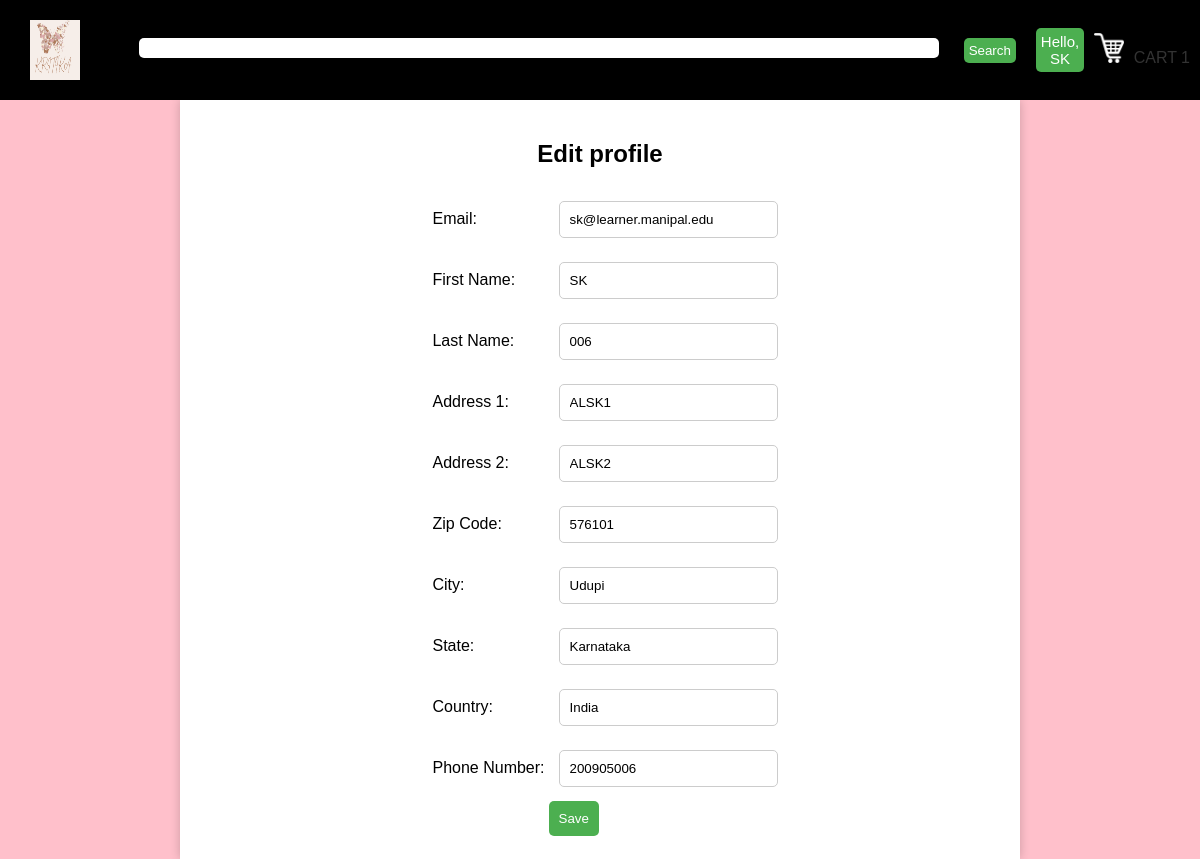
The app's page /account/profile/edit (signed in) with its own data.
### tables this page shows
CREATE TABLE users 
		(userId INTEGER PRIMARY KEY, 
		password TEXT,
		email TEXT UNIQUE,
		firstName TEXT,
		lastName TEXT,
		address1 TEXT,
		address2 TEXT,
		zipcode TEXT,
		city TEXT,
		state TEXT,
		country TEXT, 
		phone TEXT UNIQUE
		);

### main.py (the view)
@app.route("/account/profile/edit")
def editProfile():
	if 'email' not in fl.session:
		return fl.redirect(fl.url_for('root'))
	loggedIn, firstName, noOfItems = getLoginDetails()
	with sqlite3.connect('database.db') as conn:
		cur = conn.cursor()
		cur.execute("SELECT userId, email, firstName, lastName, address1, address2, zipcode, city, state, country, phone FROM users WHERE email = ?", (fl.session['email'], ))
		profileData = cur.fetchone()
	conn.close()
	return fl.render_template("editProfile.html", profileData=profileData, loggedIn=loggedIn, firstName=firstName, noOfItems=noOfItems)

### main.py (called while the page is built)
def getLoginDetails():
	with sqlite3.connect('database.db') as conn:
		cur = conn.cursor()
		if 'email' not in fl.session:
			loggedIn = False
			firstName = ''
			noOfItems = 0
		else:
			loggedIn = True
			cur.execute("SELECT userId, firstName FROM users WHERE email = ?", (fl.session['email'], ))
			userId, firstName = cur.fetchone()
			cur.execute("SELECT count(productId) FROM interestedin WHERE userId = ?", (userId, ))
			noOfItems = cur.fetchone()[0]
	conn.close()
	return (loggedIn, firstName, noOfItems)

### templates/editProfile.html (shortened to what this page needs)
<!DOCTYPE HTML>
<html>
<head>
	<link rel="stylesheet" href={{ url_for('static', filename='css/editProfile.css') }} />
	<link rel="stylesheet" href={{ url_for('static', filename='css/topStyle.css') }} />
</head>
<body>
	<div id="title">
		<a href="/">
			<img id="logo" src= {{ url_for('static', filename='images/logo.png') }} />
		</a>
		<form>
			<input id="searchBox" type="text" name="searchQuery">
			<input id="searchButton" type="submit" value="Search">
		</form>
		{% if not loggedIn %}
			<div id="signInButton">
				<a class="link" href="/loginForm">Sign In</a>
			</div>
		{% else %}
			<div class="dropdown">
				<button class="dropbtn">Hello, <br>{{firstName}}</button>
			</div>
		{% endif %}
		<div id="kart">
			<a class="link" href="/cart">
				<img src={{url_for('static', filename='images/shoppingCart.png')}} id="cartIcon" />
				CART {{noOfItems}}
			</a>
		</div>
	</div>
	<div class="display">
		<h2>Edit profile</h2>
		<form action="/updateProfile" method="POST">
			<table>
				<tr>
					<td>Email:</td>
					<td><input type="email" name="email" value={{profileData[1]}} readonly="readonly"></td>
				</tr>
				<tr>
					<td>First Name:</td>
					<td><input type="text" name="firstName" value={{profileData[2]}}></td>
				</tr>
				<tr>
					<td>Last Name:</td>
					<td><input type="text" name="lastName" value={{profileData[3]}}></td>
				</tr>
				<tr>
					<td>Address 1:</td>
					<td><input type="text" name="address1" value={{profileData[4]}}></td>
				</tr>
				<tr>
					<td>Address 2:</td>
					<td><input type="text" name="address2" value={{profileData[5]}}></td>
				</tr>
				<tr>
					<td>Zip Code:</td>
					<td><input type="text" name="zipcode" value={{profileData[6]}}></td>
				</tr>
				<tr>
					<td>City:</td>
					<td><input type="text" name="city" value={{profileData[7]}}></td>
				</tr>
				<tr>
					<td>State:</td>
					<td><input type="text" name="state" value={{profileData[8]}}></td>
				</tr>
				<tr>
					<td>Country:</td>
					<td><input type="text" name="country" value={{profileData[9]}}></td>
				</tr>
				<tr>
					<td>Phone Number:</td>
					<td><input type="text" name="phone" value={{profileData[10]}}></td>
				</tr>
				<tr>
					<td></td>
					<td><input type="submit" value="Save"></td>
				</tr>
			</table>
		</form>
	</div>
</body>
</html>

### templates/editProfile.css (style rules this page uses)
body { font-family: Arial, sans-serif; font-size: 16px; margin: 0; padding: 0; }
h1, h2 { font-weight: bold; text-align: center; }
a { text-decoration: none; color: #333; }
#title { background-color: #f2f2f2; display: flex; justify-content: space-between; align-items: center; padding: 10px; }
#logo { height: 60px; }
form { margin-left: auto; }
#searchBox { padding: 5px; border-radius: 5px; border: none; }
#searchButton { padding: 5px; border-radius: 5px; border: none; background-color: #4CAF50; color: #fff; cursor: pointer; margin-left: 5px; }
.dropdown { position: relative; display: inline-block; }
.dropbtn { background-color: #f2f2f2; border: none; cursor: pointer; }
#kart { margin-left: 10px; }
#cartIcon { height: 30px; margin-right: 5px; }
.display { max-width: 800px; margin: 0 auto; padding: 20px; background-color: #fff; box-shadow: 0px 0px 10px 0px rgba(0,0,0,0.2); }
form { display: flex; flex-wrap: wrap; justify-content: center; }
input[type="text"], input[type="email"] { width: 100%; margin: 10px; padding: 10px; border-radius: 5px; border: 1px solid #ccc; box-sizing: border-box; }
input[type="submit"] { background-color: #4CAF50; color: #fff; border: none; border-radius: 5px; padding: 10px; cursor: pointer; }

### static/css/topStyle.css (style rules this page uses)
#logo { height: 40px; width: 50px; margin-left: 20px; margin-top: 10px; margin-bottom: 10px; margin-right: 20px; float: left; }
#title { background-color: black; display: inline-block; width: 100%; }
#searchBox { height: 20px; width: 800px; margin-left: 20px; margin-top: 20px; margin-bottom: 20px; margin-right: 20px; float: left; font-size: 1.5em; }
#searchButton { height: 25px; margin-top: 20px; margin-bottom: 20px; margin-right: 20px; float: left; }
.dropbtn { background-color: black; color: white; padding: 16px; font-size: 15px; border: none; cursor: pointer; }
.dropdown { position: relative; float: left; }
#kart { color: white; margin-top: 20px; margin-bottom: 20px; margin-left: 20px; margin-right: 20px; float: left; }
#cartIcon { height: 30px; width: 30px; }

### templates/editProfile.html (style rules this page uses)
body { background-color: pink; font-family: Arial, sans-serif; font-size: 16px; margin: 0; padding: 0; }
h1, h2 { font-weight: bold; text-align: center; }
a { text-decoration: none; color: #333; }
#title { background-color: black; display: flex; justify-content: space-between; align-items: center; padding: 10px; }
#logo { height: 60px; }
form { margin-left: auto; }
#searchBox { padding: 5px; border-radius: 5px; border: none; }
#searchButton { padding: 5px; border-radius: 5px; border: none; background-color: #4CAF50; color: #fff; cursor: pointer; margin-left: 5px; }
.dropdown { position: relative; display: inline-block; }
.dropbtn { padding: 5px; border-radius: 5px; border: none; background-color: #4CAF50; color: #fff; cursor: pointer; }
#kart { margin-left: 10px; }
#cartIcon { height: 30px; margin-right: 5px; }
.display { max-width: 800px; margin: 0 auto; padding: 20px; background-color: #fff; box-shadow: 0px 0px 10px 0px rgba(0,0,0,0.2); }
form { display: flex; flex-wrap: wrap; justify-content: center; }
input[type="text"], input[type="email"] { width: 100%; margin: 10px; padding: 10px; border-radius: 5px; border: 1px solid #ccc; box-sizing: border-box; }
input[type="submit"] { background-color: #4CAF50; color: #fff; border: none; border-radius: 5px; padding: 10px; cursor: pointer; }

### records on screen
users: firstName "SK", email "sk@learner.manipal.edu", lastName "006", address1 "ALSK1", address2 "ALSK2", zipcode "576101", city "Udupi", state "Karnataka", country "India", phone "200905006"

### other values on screen
{{ noOfItems }} "1"
